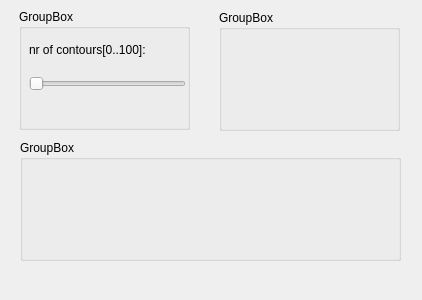
<?xml version="1.0" encoding="UTF-8"?>
<ui version="4.0">
 <class>DockWidget</class>
 <widget class="QDockWidget" name="DockWidget">
  <property name="geometry">
   <rect>
    <x>0</x>
    <y>0</y>
    <width>422</width>
    <height>300</height>
   </rect>
  </property>
  <property name="windowTitle">
   <string>DockWidget</string>
  </property>
  <widget class="QWidget" name="dockWidgetContents">
   <widget class="QWidget" name="gridLayoutWidget">
    <property name="geometry">
     <rect>
      <x>219</x>
      <y>10</y>
      <width>181</width>
      <height>121</height>
     </rect>
    </property>
    <layout class="QGridLayout" name="gridLayout">
     <item row="0" column="0">
      <widget class="QGroupBox" name="groupBox_2">
       <property name="title">
        <string>GroupBox</string>
       </property>
      </widget>
     </item>
    </layout>
   </widget>
   <widget class="QWidget" name="gridLayoutWidget_2">
    <property name="geometry">
     <rect>
      <x>19</x>
      <y>9</y>
      <width>171</width>
      <height>121</height>
     </rect>
    </property>
    <layout class="QGridLayout" name="gridLayout_2">
     <item row="0" column="0">
      <widget class="QGroupBox" name="groupBox">
       <property name="title">
        <string>GroupBox</string>
       </property>
       <widget class="QWidget" name="verticalLayoutWidget">
        <property name="geometry">
         <rect>
          <x>10</x>
          <y>20</y>
          <width>157</width>
          <height>62</height>
         </rect>
        </property>
        <layout class="QVBoxLayout" name="verticalLayout">
         <item>
          <widget class="QLabel" name="label">
           <property name="text">
            <string>nr of contours[0..100]: </string>
           </property>
          </widget>
         </item>
         <item>
          <widget class="QSlider" name="horizontalSlider">
           <property name="orientation">
            <enum>Qt::Horizontal</enum>
           </property>
          </widget>
         </item>
         <item>
          <layout class="QHBoxLayout" name="horizontalLayout"/>
         </item>
        </layout>
       </widget>
      </widget>
     </item>
    </layout>
   </widget>
   <widget class="QWidget" name="gridLayoutWidget_3">
    <property name="geometry">
     <rect>
      <x>20</x>
      <y>140</y>
      <width>381</width>
      <height>121</height>
     </rect>
    </property>
    <layout class="QGridLayout" name="gridLayout_3">
     <item row="0" column="0">
      <widget class="QGroupBox" name="groupBox_3">
       <property name="title">
        <string>GroupBox</string>
       </property>
      </widget>
     </item>
    </layout>
   </widget>
  </widget>
 </widget>
 <resources/>
 <connections/>
</ui>
